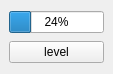
<?xml version="1.0" encoding="UTF-8"?>
<ui version="4.0">
 <class>battery_level</class>
 <widget class="QMainWindow" name="battery_level">
  <property name="geometry">
   <rect>
    <x>0</x>
    <y>0</y>
    <width>113</width>
    <height>74</height>
   </rect>
  </property>
  <property name="windowTitle">
   <string>battery_level</string>
  </property>
  <widget class="QWidget" name="centralwidget">
   <layout class="QGridLayout" name="gridLayout">
    <item row="0" column="0">
     <widget class="QProgressBar" name="charge_level">
      <property name="value">
       <number>24</number>
      </property>
     </widget>
    </item>
    <item row="1" column="0">
     <widget class="QPushButton" name="level">
      <property name="text">
       <string>level</string>
      </property>
     </widget>
    </item>
   </layout>
  </widget>
 </widget>
 <resources/>
 <connections/>
</ui>
